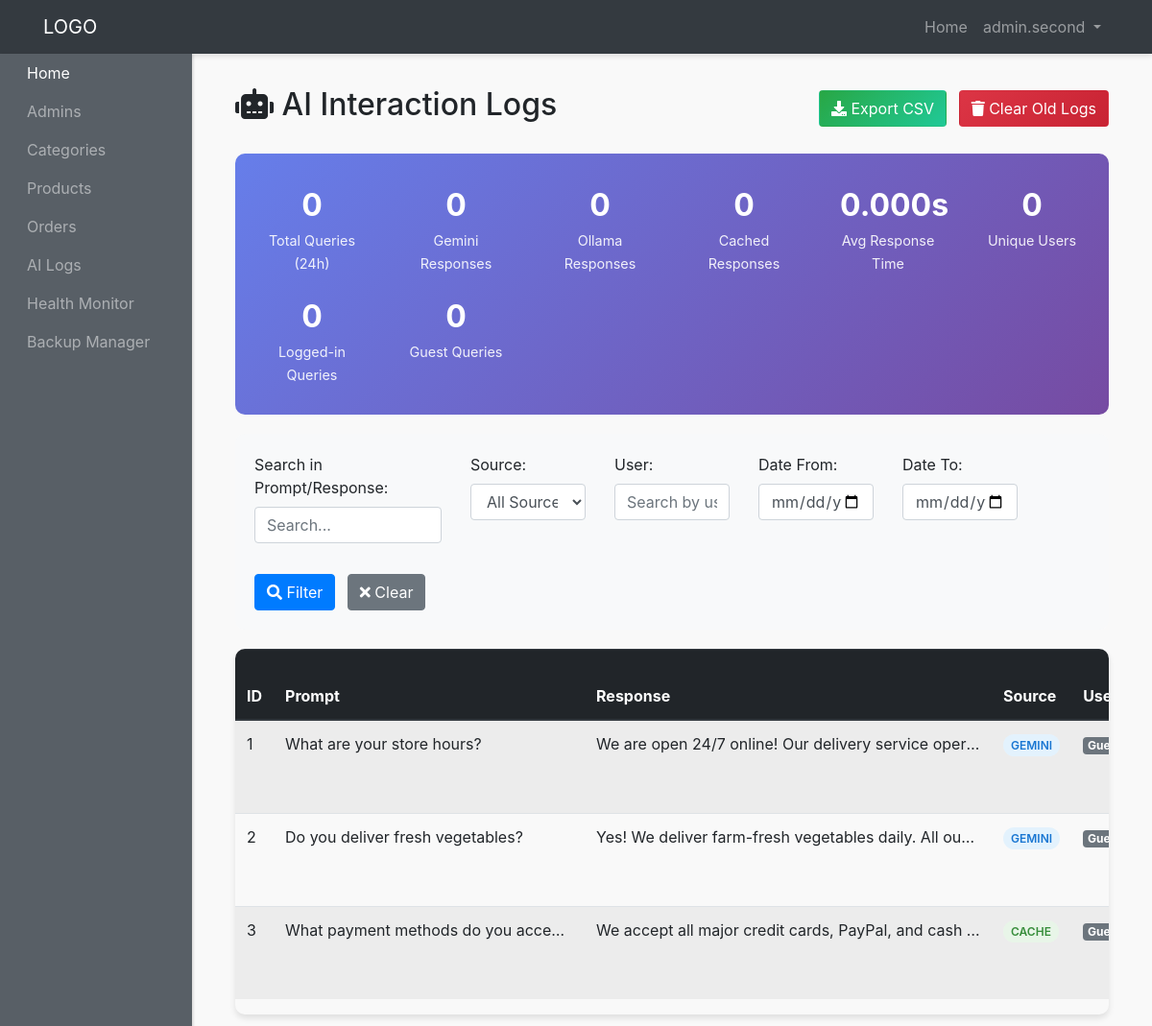
/admin-panel/ai-logs/ai-logs.php (signed in), run on the app's committed database.
### tables this page shows
CREATE TABLE IF NOT EXISTS ai_logs (
  id INT AUTO_INCREMENT PRIMARY KEY,
  prompt TEXT NOT NULL,
  response TEXT,
  source ENUM('gemini', 'ollama', 'cache') NOT NULL,
  ip_address VARCHAR(45),
  user_id INT DEFAULT NULL,
  processing_time DECIMAL(10,3) DEFAULT NULL,
  created_at TIMESTAMP DEFAULT CURRENT_TIMESTAMP,
  INDEX idx_source (source),
  INDEX idx_created_at (created_at),
  INDEX idx_user_id (user_id)
);

### admin-panel/ai-logs/ai-logs.php (the view, shortened to what this page needs)
<?php
require "../../config/config.php";
$recordsPerPage = 20;
$page = isset($_GET['page']) ? (int)$_GET['page'] : 1;
$offset = ($page - 1) * $recordsPerPage;
$search = isset($_GET['search']) ? trim($_GET['search']) : '';
$dateFrom = isset($_GET['date_from']) ? $_GET['date_from'] : '';
$dateTo = isset($_GET['date_to']) ? $_GET['date_to'] : '';
$userFilter = isset($_GET['user']) ? trim($_GET['user']) : '';
$whereConditions = [];
$params = [];
$whereClause = !empty($whereConditions) ? "WHERE " . implode(" AND ", $whereConditions) : "";
$query = "SELECT l.*, u.fullname as user_name
          FROM ai_logs l
          LEFT JOIN users u ON l.user_id = u.id
          $whereClause
          ORDER BY l.created_at DESC
          LIMIT $recordsPerPage OFFSET $offset";
$stmt = $conn->prepare($query);
$stmt->execute($params);
$logs = $stmt->fetchAll(PDO::FETCH_ASSOC);
$statsQuery = "SELECT
    COUNT(*) as total_queries,
    COUNT(CASE WHEN l.source = 'gemini' THEN 1 END) as gemini_count,
    COUNT(CASE WHEN l.source = 'ollama' THEN 1 END) as ollama_count,
    COUNT(CASE WHEN l.source = 'cache' THEN 1 END) as cache_count,
    COUNT(CASE WHEN l.source = 'fallback' THEN 1 END) as fallback_count,
    AVG(l.processing_time) as avg_processing_time,
    COUNT(DISTINCT l.ip_address) as unique_ips,
    COUNT(DISTINCT l.user_id) as unique_users,
    COUNT(CASE WHEN l.user_id IS NOT NULL THEN 1 END) as logged_in_queries,
    COUNT(CASE WHEN l.user_id IS NULL THEN 1 END) as guest_queries
FROM ai_logs l
WHERE l.created_at >= DATE_SUB(NOW(), INTERVAL 24 HOUR)";
$statsStmt = $conn->prepare($statsQuery);
$statsStmt->execute();
$stats = $statsStmt->fetch(PDO::FETCH_ASSOC);
?>
<!DOCTYPE html>
<html lang="en">
<head>
    <link rel="stylesheet" href="https://stackpath.bootstrapcdn.com/bootstrap/4.5.2/css/bootstrap.min.css">
    <link rel="stylesheet" href="https://cdnjs.cloudflare.com/ajax/libs/font-awesome/5.15.4/css/all.min.css">
    <link rel="stylesheet" href="../styles/style.css">
</head>
<body>
    <?php include "../layouts/header.php"; ?>
    <div class="container-fluid">
        <div class="row">
            <div class="col-md-12">
                <div class="d-flex justify-content-between align-items-center mb-4">
                    <h2><i class="fas fa-robot"></i> AI Interaction Logs</h2>
                    <div>
                        <button class="btn btn-export" onclick="exportLogs()">
                            <i class="fas fa-download"></i> Export CSV
                        </button>
                        <button class="btn btn-clear ml-2" onclick="clearOldLogs()">
                            <i class="fas fa-trash"></i> Clear Old Logs
                        </button>
                    </div>
                </div>
                <div class="stats-card">
                    <div class="row">
                        <div class="col-md-2">
                            <div class="stat-item">
                                <span class="stat-number"><?= number_format($stats['total_queries']) ?></span>
                                <span class="stat-label">Total Queries (24h)</span>
                            </div>
                        </div>
                        <div class="col-md-2">
                            <div class="stat-item">
                                <span class="stat-number"><?= number_format($stats['gemini_count']) ?></span>
                                <span class="stat-label">Gemini Responses</span>
                            </div>
                        </div>
                        <div class="col-md-2">
                            <div class="stat-item">
                                <span class="stat-number"><?= number_format($stats['ollama_count']) ?></span>
                                <span class="stat-label">Ollama Responses</span>
                            </div>
                        </div>
                        <div class="col-md-2">
                            <div class="stat-item">
                                <span class="stat-number"><?= number_format($stats['cache_count']) ?></span>
                                <span class="stat-label">Cached Responses</span>
                            </div>
                        </div>
                        <div class="col-md-2">
                            <div class="stat-item">
                                <span class="stat-number"><?= number_format($stats['avg_processing_time'], 3) ?>s</span>
                                <span class="stat-label">Avg Response Time</span>
                            </div>
                        </div>
                        <div class="col-md-2">
                            <div class="stat-item">
                                <span class="stat-number"><?= number_format($stats['unique_users']) ?></span>
                                <span class="stat-label">Unique Users</span>
                            </div>
                        </div>
                        <div class="col-md-2">
                            <div class="stat-item">
                                <span class="stat-number"><?= number_format($stats['logged_in_queries']) ?></span>
                                <span class="stat-label">Logged-in Queries</span>
                            </div>
                        </div>
                        <div class="col-md-2">
                            <div class="stat-item">
                                <span class="stat-number"><?= number_format($stats['guest_queries']) ?></span>
                                <span class="stat-label">Guest Queries</span>
                            </div>
                        </div>
                    </div>
                </div>
                <div class="filters-card">
                    <form method="GET" class="row">
                        <div class="col-md-3">
                            <label>Search in Prompt/Response:</label>
                            <input type="text" name="search" class="form-control" value="<?= htmlspecialchars($search) ?>" placeholder="Search...">
                        </div>
                        <div class="col-md-2">
                            <label>Source:</label>
                            <select name="source" class="form-control">
                                <option value="">All Sources</option>
                            </select>
                        </div>
                        <div class="col-md-2">
                            <label>User:</label>
                            <input type="text" name="user" class="form-control" value="<?= htmlspecialchars($userFilter) ?>" placeholder="Search by user...">
                        </div>
                        <div class="col-md-2">
                            <label>Date From:</label>
                            <input type="date" name="date_from" class="form-control" value="<?= $dateFrom ?>">
                        </div>
                        <div class="col-md-2">
                            <label>Date To:</label>
                            <input type="date" name="date_to" class="form-control" value="<?= $dateTo ?>">
                        </div>
                        <div class="col-md-3">
                            <label>&nbsp;</label>
                            <div>
                                <button type="submit" class="btn btn-primary">
                                    <i class="fas fa-search"></i> Filter
                                </button>
                                <a href="ai-logs.php" class="btn btn-secondary ml-2">
                                    <i class="fas fa-times"></i> Clear
                                </a>
                            </div>
                        </div>
                    </form>
                </div>
                <div class="table-responsive">
                    <table class="table table-striped table-hover">
                        <thead class="thead-dark">
                            <tr>
                                <th>ID</th>
                                <th>Prompt</th>
                                <th>Response</th>
                                <th>Source</th>
                                <th>User</th>
                            </tr>
                        </thead>
                        <tbody>
                            <?php if (empty($logs)): ?>
                                <tr>
                                    <td colspan="8" class="text-center py-4">
                                        <i class="fas fa-inbox fa-3x text-muted mb-3"></i>
                                        <p class="text-muted">No AI logs found matching your criteria.</p>
                                    </td>
                                </tr>
                            <?php else: ?>
                                <?php foreach ($logs as $log): ?>
                                    <tr>
                                        <td><?= $log['id'] ?></td>
                                        <td>
                                            <div class="log-prompt" title="<?= htmlspecialchars($log['prompt']) ?>">
                                                <?= htmlspecialchars($log['prompt']) ?>
                                            </div>
                                        </td>
                                        <td>
                                            <div class="log-response" title="<?= htmlspecialchars($log['response']) ?>">
                                                <?= htmlspecialchars($log['response']) ?>
                                            </div>
                                        </td>
                                        <td>
                                            <span class="source-badge source-<?= $log['source'] ?>">
                                                <?= ucfirst($log['source']) ?>
                                            </span>
                                        </td>
                                        <td>
                                            <?php if ($log['user_id']): ?>
                                                <span class="badge badge-info">
                                                    <?= htmlspecialchars($log['user_name'] ?? 'User #' . $log['user_id']) ?>
                                                </span>
                                            <?php else: ?>
                                                <span class="badge badge-secondary">Guest</span>
                                            <?php endif; ?>
                                        </td>
                                    </tr>
                                <?php endforeach; ?>
                            <?php endif; ?>
                        </tbody>
                    </table>
                </div>
            </div>
        </div>
    </div>
</body>
</html>

### admin-panel/styles/style.css (style rules this page uses)
body { background:#f9f9f9; }

### admin-panel/ai-logs/ai-logs.php (style rules this page uses)
.stats-card { background: linear-gradient(135deg, #667eea 0%, #764ba2 100%); color: white; border-radius: 10px; padding: 20px; margin-bottom: 20px; }
.stat-item { text-align: center; padding: 10px; }
.stat-number { font-size: 2rem; font-weight: bold; display: block; }
.stat-label { font-size: 0.9rem; opacity: 0.9; }
.source-badge { padding: 4px 8px; border-radius: 12px; font-size: 0.75rem; font-weight: 600; text-transform: uppercase; }
.source-gemini { background: #e3f2fd; color: #1976d2; }
.source-cache { background: #e8f5e8; color: #388e3c; }
.log-prompt { max-width: 300px; overflow: hidden; text-overflow: ellipsis; white-space: nowrap; }
.log-response { max-width: 400px; overflow: hidden; text-overflow: ellipsis; white-space: nowrap; }
.filters-card { background: #f8f9fa; border-radius: 10px; padding: 20px; margin-bottom: 20px; }
.table-responsive { border-radius: 10px; overflow: hidden; box-shadow: 0 4px 6px rgba(0, 0, 0, 0.1); }
.btn-export { background: linear-gradient(135deg, #28a745, #20c997); border: none; color: white; }
.btn-clear { background: linear-gradient(135deg, #dc3545, #c82333); border: none; color: white; }

### data on the page
ai_logs: id "1", prompt "What are your store hours?", response "We are open 24/7 online! Our delivery service oper…", source "GEMINI", shows "Guest"
ai_logs: id "2", prompt "Do you deliver fresh vegetables?", response "Yes! We deliver farm-fresh vegetables daily. All ou…", source "GEMINI", shows "Guest"
ai_logs: id "3", prompt "What payment methods do you accept?", response "We accept all major credit cards, PayPal, and cash…", source "CACHE", shows "Guest"

### other printed values
$_SESSION['adminname'] "admin.second"
$stats['total_queries'] "0"
$stats['gemini_count'] "0"
$stats['ollama_count'] "0"
$stats['cache_count'] "0"
$stats['avg_processing_time'] "0.000"
$stats['unique_users'] "0"
$stats['logged_in_queries'] "0"
$stats['guest_queries'] "0"
